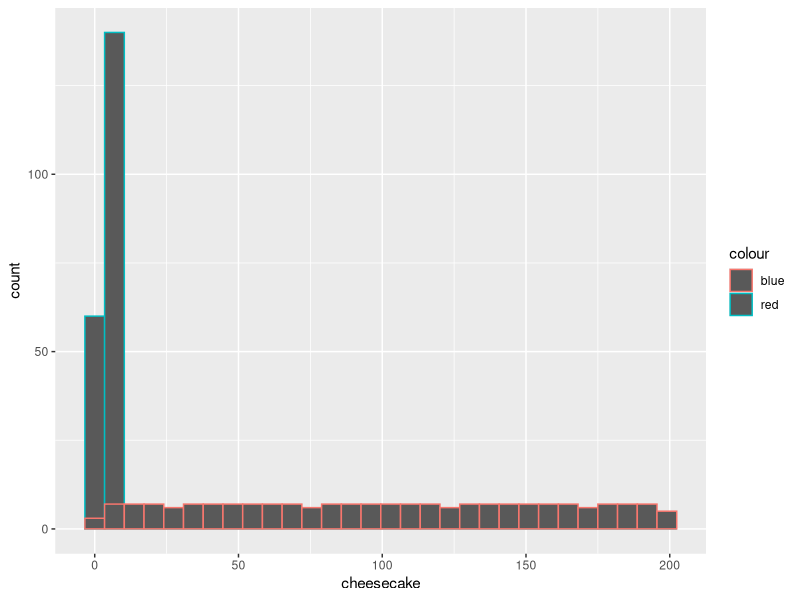
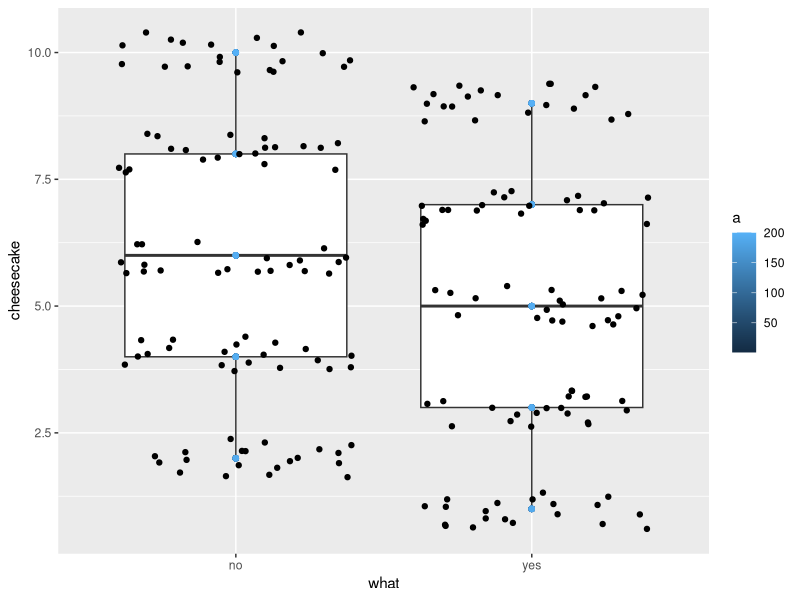
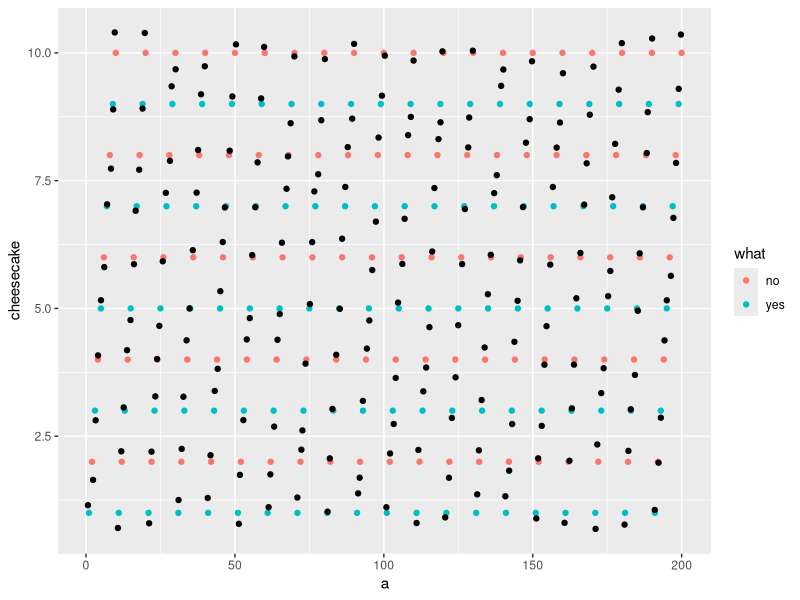
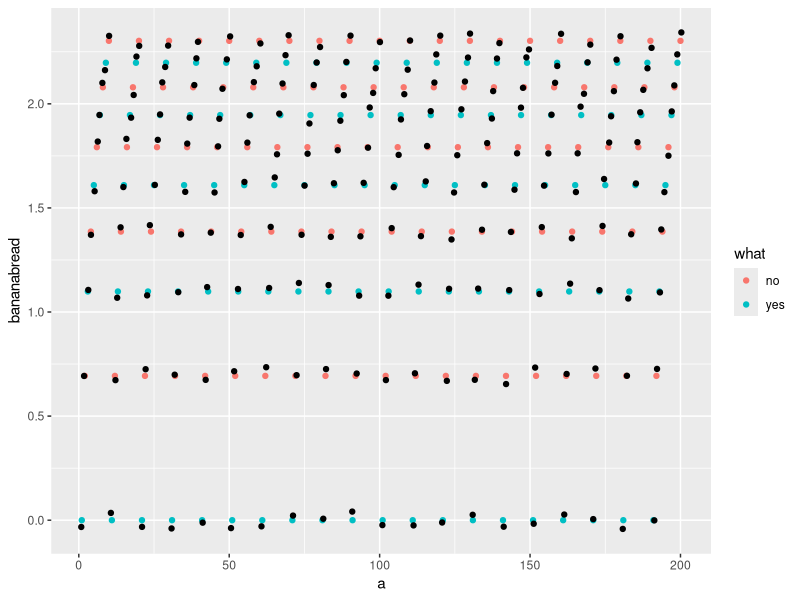
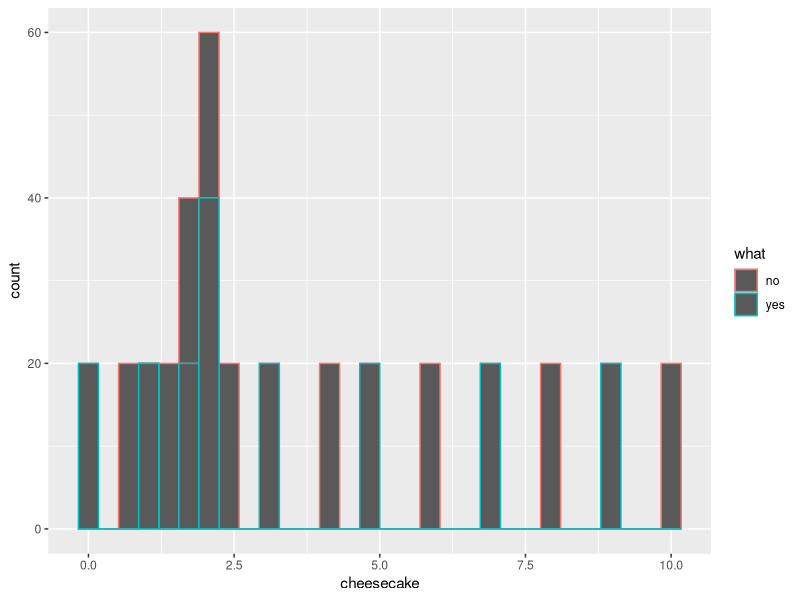

These figures' R source, in order:
a<-1:200
cheesecake<-rep(1:10, 20)
a_cheesecake<-data.frame(a,cheesecake)
head(a_cheesecake)
library(ggplot2)
g1<- ggplot(a_cheesecake, aes(x=cheesecake,col="red"))+geom_histogram()+geom_histogram(aes(x=a, col="blue"))
g1
a_cheesecake$what<-rep(c("yes","no"),100)
g2<-ggplot(a_cheesecake, aes(x=what, y=cheesecake))+geom_boxplot()+geom_point(aes(col=a))+geom_jitter()
g2
g3<-ggplot(a_cheesecake, aes(x=a, y=cheesecake))+geom_point(aes(col=what))+geom_jitter()
g3
a_cheesecake$bananabread<-log(cheesecake)
g4<-ggplot(a_cheesecake, aes(x=a, y=bananabread))+geom_point(aes(col=what))+geom_jitter()
g4
g5<-ggplot(a_cheesecake, aes(x=cheesecake))+geom_histogram(aes(col=what))+geom_histogram(aes(x=bananabread,col=what))
g5
pie<-3.14*c(a_cheesecake$cheesecake,a_cheesecake$bananabread)

applegrams<-rep(c("alpha","beta"),100)
a_cheesecake$applegrams<-applegrams
